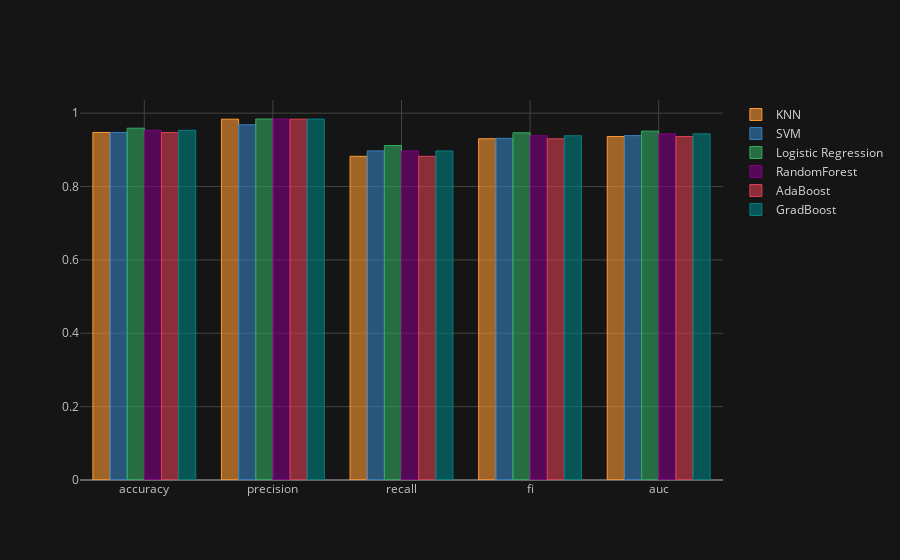

The code cell stored with this chart in its notebook:
### Code cell
compare_df.T.iplot(kind='bar', width=0.9)

### Figure 1 — Plotly figure (JSON) as saved in the notebook; plotly's stock layout.template omitted (floating-point values rounded to 4 significant figures)
{"data": [{"marker": {"color": "rgba(255, 153, 51, 0.6)", "line": {"color": "rgba(255, 153, 51, 1.0)", "width": 1}}, "name": "KNN", "orientation": "v", "text": "", "x": ["accuracy", "precision", "recall", "fi", "auc"], "y": [0.9474, 0.9836, 0.8824, 0.9302, 0.9363], "type": "bar"}, {"marker": {"color": "rgba(55, 128, 191, 0.6)", "line": {"color": "rgba(55, 128, 191, 1.0)", "width": 1}}, "name": "SVM", "orientation": "v", "text": "", "x": ["accuracy", "precision", "recall", "fi", "auc"], "y": [0.9474, 0.9683, 0.8971, 0.9313, 0.9388], "type": "bar"}, {"marker": {"color": "rgba(50, 171, 96, 0.6)", "line": {"color": "rgba(50, 171, 96, 1.0)", "width": 1}}, "name": "Logistic Regression", "orientation": "v", "text": "", "x": ["accuracy", "precision", "recall", "fi", "auc"], "y": [0.9591, 0.9841, 0.9118, 0.9466, 0.951], "type": "bar"}, {"marker": {"color": "rgba(128, 0, 128, 0.6)", "line": {"color": "rgba(128, 0, 128, 1.0)", "width": 1}}, "name": "RandomForest", "orientation": "v", "text": "", "x": ["accuracy", "precision", "recall", "fi", "auc"], "y": [0.9532, 0.9839, 0.8971, 0.9385, 0.9437], "type": "bar"}, {"marker": {"color": "rgba(219, 64, 82, 0.6)", "line": {"color": "rgba(219, 64, 82, 1.0)", "width": 1}}, "name": "AdaBoost", "orientation": "v", "text": "", "x": ["accuracy", "precision", "recall", "fi", "auc"], "y": [0.9474, 0.9836, 0.8824, 0.9302, 0.9363], "type": "bar"}, {"marker": {"color": "rgba(0, 128, 128, 0.6)", "line": {"color": "rgba(0, 128, 128, 1.0)", "width": 1}}, "name": "GradBoost", "orientation": "v", "text": "", "x": ["accuracy", "precision", "recall", "fi", "auc"], "y": [0.9532, 0.9839, 0.8971, 0.9385, 0.9437], "type": "bar"}], "layout": {"legend": {"bgcolor": "#151516", "font": {"color": "#D9D9D9"}}, "paper_bgcolor": "#151516", "plot_bgcolor": "#151516", "title": {"font": {"color": "#D9D9D9"}}, "xaxis": {"gridcolor": "#434343", "showgrid": true, "tickfont": {"color": "#C2C2C2"}, "title": {"font": {"color": "#D9D9D9"}, "text": ""}, "zerolinecolor": "#666570"}, "yaxis": {"gridcolor": "#434343", "showgrid": true, "tickfont": {"color": "#C2C2C2"}, "title": {"font": {"color": "#D9D9D9"}, "text": ""}, "zerolinecolor": "#666570"}}}
